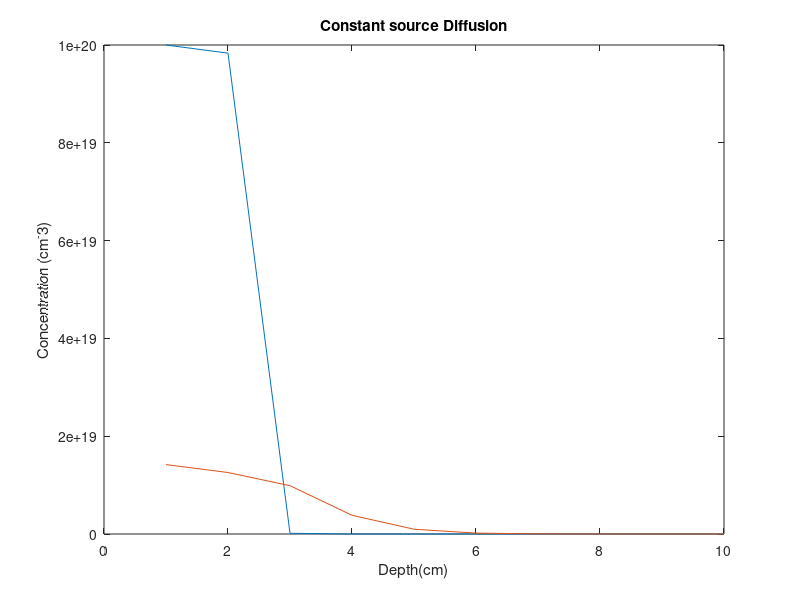

This figure's MATLAB source:
clc;
close all; 
dx= 0.01e-4;    %% ?x=0.01microns. 
dt=0.0001;      %% Time interval
C=zeros(1,10);
C(1:2)=1e20;
iterations=1000;    %%Diffusion for 2.46 hours = 8856 seconds 
 
tic
for runs= 1:iterations
    for i=1:1:9
        if i==1
            D=1.66e-10;
            C(i)=C(i)+(((D*dt)/(dx^2))*(C(i)+C(i+1)-(2*C(i))));
        elseif i==2
            D=1.66e-10;
            C(i)=C(i)+(((D*dt)/(dx^2))*(C(i-1)+C(i+1)-(2*C(i))));
        else
            D=1.45e-11;
            C(i)=C(i)+(((D*dt)/(dx^2))*(C(i-1)+C(i+1)-(2*C(i))));
        end
        
    end
    if mod(runs,500)==1
   plot(C)
   hold on
    end
    title('Constant source Diffusion');
    xlabel('Depth(cm)');
    ylabel('Concentration (cm^-3)');
    drawnow;
    F(runs)=getframe(gcf);
    runs;    
end
toc
